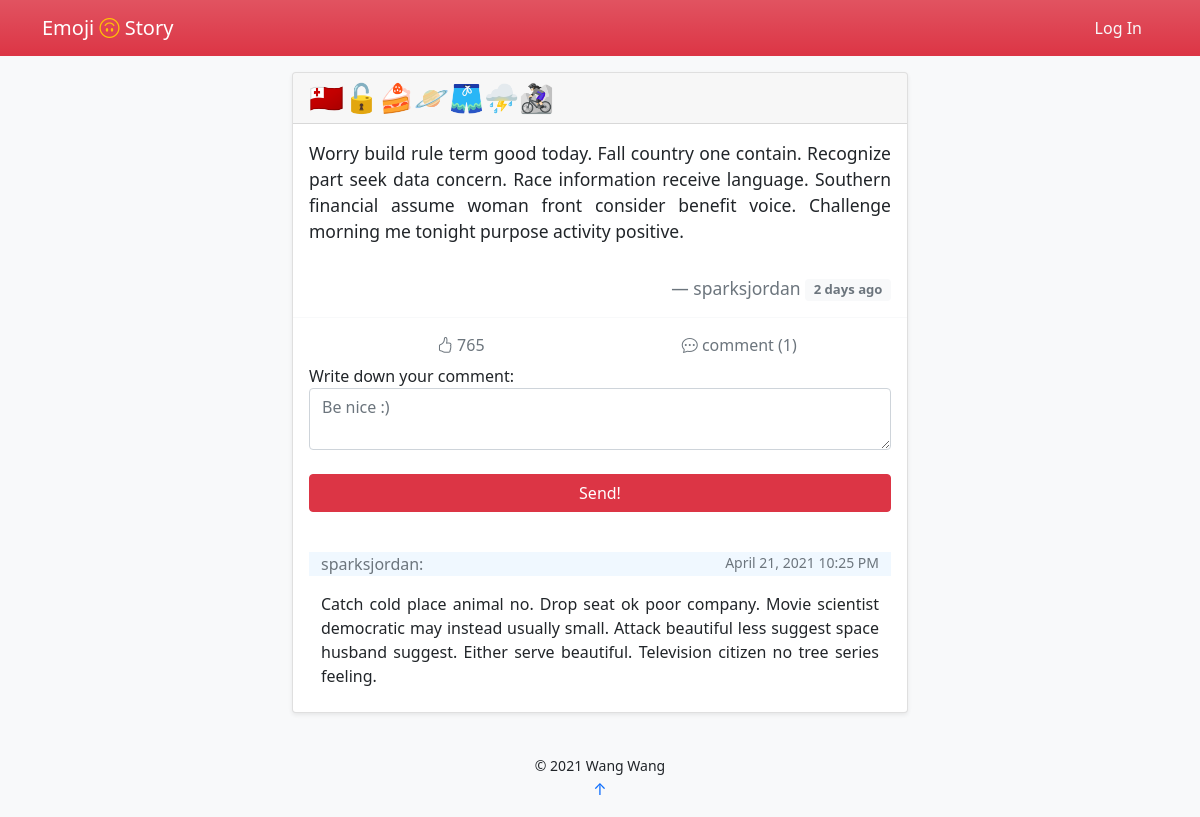
The page /post/89 on the database its author committed.
### emoji_story/models.py (models this page shows)
class Post(db.Model):
    id = db.Column(db.Integer, primary_key=True)
    emoji = db.Column(db.String)
    name = db.Column(db.String)
    story = db.Column(db.Text)
    time = db.Column(db.DateTime, default=datetime.utcnow, index=True)
    delete = db.Column(db.Boolean, default=False)
    like = db.Column(db.Integer, default=0)
    author_id = db.Column(db.Integer, db.ForeignKey('author.id'))
    user = db.relationship('Author', back_populates='post')
    comment = db.relationship('Comment')

class Comment(db.Model):
    id = db.Column(db.Integer, primary_key=True)
    body = db.Column(db.Text)
    time = db.Column(db.DateTime, default=datetime.utcnow, index=True)
    author_name = db.Column(db.String, db.ForeignKey('author.username'))
    post_id = db.Column(db.Integer, db.ForeignKey('post.id'))

### emoji_story/blueprints/main_page.py (the view, shortened to what this page needs)
@main_page_bp.route('/post/<int:post_id>', methods=['GET', 'POST'])
def post(post_id):
    post = Post.query.get(post_id)
    form = CommentForm()
    if current_user.is_authenticated:
        like_list = json.loads(Author.query.get(current_user.get_id()).like)['like_post']
    else:
        like_list = []
    return render_template('post.html', post=post, like_list=like_list, form=form)

### emoji_story/forms.py
class CommentForm(FlaskForm):
    body = TextAreaField('Write down your comment:',
                         validators=[DataRequired(),
                                     Length(1, 500, message="Your commnet should be 1-500 letters.")],
                         render_kw={'placeholder': "Be nice :)"})
    submit = SubmitField('Send')

### emoji_story/templates/post.html (shortened to what this page needs)
{% extends 'base.html' %}
{% block content %}
    <blockquote>
        <blockquote class="card shadow-sm">
            <div class="card-header text-left h3">
                {{ post.emoji|safe }}
            </div>
            <div class="card-body">
                <blockquote class="blockquote mb-0">
                    <p class="small" style="text-align: justify">{{ post.story }}</p>
                    <br>
                    <footer class="small blockquote-footer text-end">{{ post.name }}
                        <small class="badge text-muted bg-light align-middle">
                            {{ moment(post.time).fromNow(refresh=True) }}
                        </small>
                    </footer>
                </blockquote>
            </div>
            <div class="card-footer bg-transparent border-light">
                <div class="btn-group container-fluid" id={{ post.id }} role="group" aria-label="Interaction">
                    <form type="button" onclick="likePost(this)" class="btn bg-transparent text-muted col-4">
                        {% if post.id not in like_list %}
                            <i class="bi bi-hand-thumbs-up"></i>
                        {% else %}
                            <i class="bi bi-hand-thumbs-up-fill text-danger"></i>
                        {% endif %}
                        <text> {{ post.like }}</text>
                    </form>
                    <button type="button" onclick="location.reload()" class="btn text-secondary col-4">
                        <i class="bi bi-chat-dots"></i> comment ({{ post.comment|length }})
                    </button>
                </div>
                <form method="post">
                    <div class="form-group">
                        {{ form.body.label }}<br>
                        {{ form.body(class='form-control', oninput='autosave()') }}
                    </div>
                    <br>
                    <div class="row">
                        {% if current_user.is_authenticated %}
                            <div class="col d-grid">
                                {{ form.submit(class='btn btn-danger') }}
                            </div>
                        {% else %}
                            <div class=" col d-grid">
                                <button type="button" class=" btn btn-danger" data-bs-toggle="modal"
                                        data-bs-target="#exampleModal">
                                    Send!
                                </button>
                            </div>
                        {% endif %}
                    </div>
                    <br>
                </form>
                {% if post.comment|length ==0 %}
                    <div class="container-fluid">
                        <p class="small text-muted text-center">No comment yet. Why not be the first one to comment?</p>
                    </div>
                {% else %}
                    <div class="container-fluid mt-3">
                        {% for _comment in post.comment|sort(attribute='time', reverse=True) %}
                            <div class="row">
                                <p class="col text-secondary"
                                   style="background-color: aliceblue">{{ _comment.author_name }}:</p>
                                <p class="small text-secondary col text-end"
                                   style="background-color: aliceblue">{{ moment(_comment.time).format('LL LT') }}</p>
                            </div>
                            <div class="row">
                                <p class="col" style="text-align: justify">{{ _comment.body }}</p>
                            </div>
                        {% endfor %}
                    </div>
                {% endif %}
            </div>
        </blockquote>
    </blockquote>
{% endblock %}

### emoji_story/templates/base.html (style rules this page uses)
form[type='button'] { -webkit-appearance: none; -moz-appearance: none; appearance: none; }

### rows shown on the page
Post: emoji "🇹🇴🔓🍰🪐🩳⛈🚵🏻‍♀️", story "Worry build rule term good today. Fall country one contain. Recognize part seek data concern. Race information receive language. Southern financial assume woman front consider benefit voice. Challenge morning me tonight purpose activity positive.", name "sparksjordan", time "2 days ago", like "765"
Comment: author_name "sparksjordan", time "April 21, 2021 10:25 PM", body "Catch cold place animal no. Drop seat ok poor company. Movie scientist democratic may instead usually small. Attack beautiful less suggest space husband suggest. Either serve beautiful. Television citizen no tree series feeling."

### other values the page prints
{{ post.comment|length }} "1"
